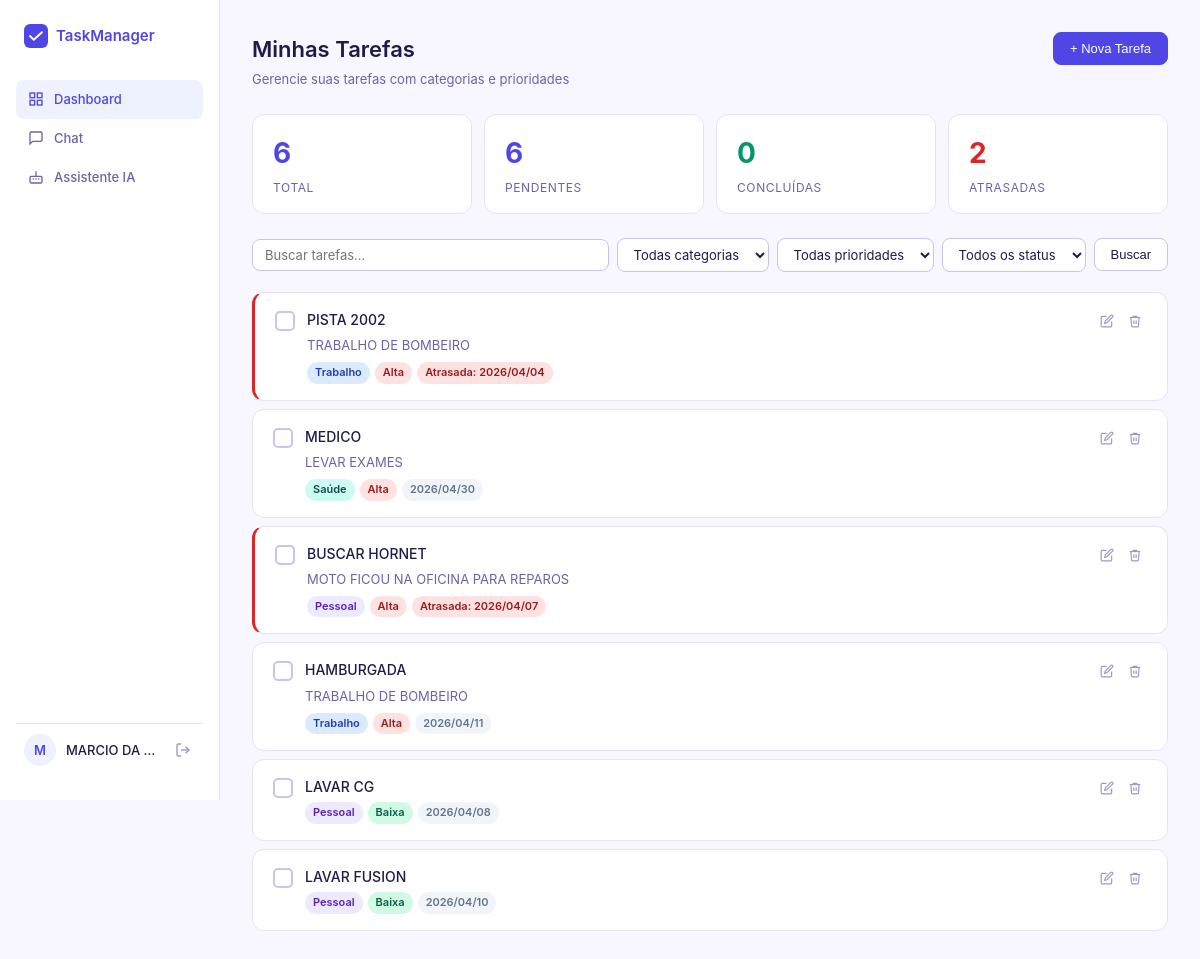
The app's page /dashboard (signed in) with its own data.
### tables this page shows
CREATE TABLE tasks (
                id INTEGER PRIMARY KEY AUTOINCREMENT,
                user_id INTEGER NOT NULL,
                title TEXT NOT NULL,
                description TEXT,
                category TEXT DEFAULT "Outros",
                priority TEXT DEFAULT "Média",
                due_date TEXT,
                done INTEGER DEFAULT 0,
                created_at TIMESTAMP DEFAULT CURRENT_TIMESTAMP,
                FOREIGN KEY (user_id) REFERENCES users(id)
            );

### app.py (the view)
@app.route('/dashboard')
@login_required
def dashboard():
    db = get_db()
    uid = session['user_id']
    cat    = request.args.get('cat', '')
    pri    = request.args.get('pri', '')
    status = request.args.get('status', '')
    q      = request.args.get('q', '')
    query  = 'SELECT * FROM tasks WHERE user_id = ?'
    params = [uid]
    if cat:    query += ' AND category = ?';  params.append(cat)
    if pri:    query += ' AND priority = ?';  params.append(pri)
    if status == 'done':    query += ' AND done = 1'
    elif status == 'pending': query += ' AND done = 0'
    if q:      query += ' AND (title LIKE ? OR description LIKE ?)'; params += [f'%{q}%', f'%{q}%']
    query += ' ORDER BY done ASC, CASE priority WHEN "Alta" THEN 1 WHEN "Média" THEN 2 ELSE 3 END, created_at DESC'
    tasks = db.execute(query, params).fetchall()
    all_tasks = db.execute('SELECT * FROM tasks WHERE user_id = ?', (uid,)).fetchall()
    today = datetime.today().strftime('%Y-%m-%d')
    stats = {
        'total':   len(all_tasks),
        'pending': sum(1 for t in all_tasks if not t['done']),
        'done':    sum(1 for t in all_tasks if t['done']),
        'overdue': sum(1 for t in all_tasks if not t['done'] and t['due_date'] and t['due_date'] < today),
    }
    return render_template('dashboard.html', tasks=tasks, stats=stats,
                           today=today, filters={'cat': cat, 'pri': pri, 'status': status, 'q': q})

### app.py (called while the page is built)
def get_db():
    conn = sqlite3.connect(DB)
    conn.row_factory = sqlite3.Row
    return conn

def login_required(f):
    @wraps(f)
    def decorated(*args, **kwargs):
        if 'user_id' not in session:
            return redirect(url_for('login'))
        return f(*args, **kwargs)
    return decorated

### templates/dashboard.html (shortened to what this page needs)
{% extends 'base.html' %}
{% block content %}
<div class="layout">
  <aside class="sidebar">
    <div class="sidebar-logo">
      <svg width="24" height="24" viewBox="0 0 32 32" fill="none">
        <rect width="32" height="32" rx="8" fill="#4F46E5"/>
        <path d="M8 16l5 5 11-10" stroke="white" stroke-width="2.5" stroke-linecap="round" stroke-linejoin="round"/>
      </svg>
      <span>TaskManager</span>
    </div>
    <nav class="sidebar-nav">
      <a href="{{ url_for('dashboard') }}" class="nav-link active">
        <svg width="16" height="16" viewBox="0 0 24 24" fill="none" stroke="currentColor" stroke-width="2"><rect x="3" y="3" width="7" height="7"/><rect x="14" y="3" width="7" height="7"/><rect x="14" y="14" width="7" height="7"/><rect x="3" y="14" width="7" height="7"/></svg>
        Dashboard
      </a>
      <a href="{{ url_for('chat') }}" class="nav-link">
        <svg width="16" height="16" viewBox="0 0 24 24" fill="none" stroke="currentColor" stroke-width="2"><path d="M21 15a2 2 0 01-2 2H7l-4 4V5a2 2 0 012-2h14a2 2 0 012 2z"/></svg>
        Chat
      </a>
      <a href="{{ url_for('bot') }}" class="nav-link">
        Assistente IA
      </a>
    </nav>
    <div class="sidebar-user">
      <div class="user-avatar">{{ session['user_name'][0].upper() }}</div>
      <div class="user-info">
        <span class="user-name">{{ session['user_name'] }}</span>
      </div>
      <a href="{{ url_for('logout') }}" class="logout-btn" title="Sair">
        <svg width="16" height="16" viewBox="0 0 24 24" fill="none" stroke="currentColor" stroke-width="2"><path d="M9 21H5a2 2 0 01-2-2V5a2 2 0 012-2h4"/><polyline points="16 17 21 12 16 7"/><line x1="21" y1="12" x2="9" y2="12"/></svg>
      </a>
    </div>
  </aside>
  <main class="main">
    <div class="page-header">
      <div>
        <h1>Minhas Tarefas</h1>
        <p class="page-sub">Gerencie suas tarefas com categorias e prioridades</p>
      </div>
      <button class="btn btn-primary" onclick="openModal('createModal')">
        + Nova Tarefa
      </button>
    </div>
    <div class="stats-grid">
      <div class="stat-card">
        <div class="stat-number">{{ stats.total }}</div>
        <div class="stat-label">Total</div>
      </div>
      <div class="stat-card">
        <div class="stat-number">{{ stats.pending }}</div>
        <div class="stat-label">Pendentes</div>
      </div>
      <div class="stat-card">
        <div class="stat-number stat-success">{{ stats.done }}</div>
        <div class="stat-label">Concluídas</div>
      </div>
      <div class="stat-card">
        <div class="stat-number stat-danger">{{ stats.overdue }}</div>
        <div class="stat-label">Atrasadas</div>
      </div>
    </div>
    <form class="filters-bar" method="GET" action="{{ url_for('dashboard') }}">
      <input class="filter-input" type="text" name="q" placeholder="Buscar tarefas..." value="{{ filters.q }}">
      <select class="filter-select" name="cat" onchange="this.form.submit()">
        <option value="">Todas categorias</option>
      </select>
      <select class="filter-select" name="pri" onchange="this.form.submit()">
        <option value="">Todas prioridades</option>
      </select>
      <select class="filter-select" name="status" onchange="this.form.submit()">
        <option value="">Todos os status</option>
      </select>
      <button type="submit" class="btn">Buscar</button>
    </form>
    <div class="tasks-list">
      {% if tasks %}
        {% for task in tasks %}
        <div class="task-card {% if task.done %}task-done{% endif %} {% if not task.done and task.due_date and task.due_date < today %}task-overdue{% endif %}">
          <form method="POST" action="{{ url_for('toggle_task', task_id=task.id) }}" class="toggle-form">
            <button type="submit" class="check-btn {% if task.done %}checked{% endif %}">
            </button>
          </form>
          <div class="task-body">
            <div class="task-title">{{ task.title }}</div>
            {% if task.description %}
            <div class="task-desc">{{ task.description }}</div>
            {% endif %}
            <div class="task-meta">
              <span class="badge badge-cat-{{ task.category | lower | replace('ú','u') | replace('é','e') }}">{{ task.category }}</span>
              <span class="badge badge-pri-{{ task.priority | lower | replace('é','e') }}">{{ task.priority }}</span>
              {% if task.due_date %}
              <span class="badge badge-date {% if not task.done and task.due_date < today %}badge-overdue{% endif %}">
                {% if not task.done and task.due_date < today %}Atrasada: {% endif %}
                {{ task.due_date | replace('-', '/') }}
              </span>
              {% endif %}
            </div>
          </div>
          <div class="task-actions">
            <a href="{{ url_for('edit_task', task_id=task.id) }}" class="action-btn" title="Editar">
              <svg width="14" height="14" viewBox="0 0 24 24" fill="none" stroke="currentColor" stroke-width="2"><path d="M11 4H4a2 2 0 00-2 2v14a2 2 0 002 2h14a2 2 0 002-2v-7"/><path d="M18.5 2.5a2.121 2.121 0 013 3L12 15l-4 1 1-4 9.5-9.5z"/></svg>
            </a>
            <form method="POST" action="{{ url_for('delete_task', task_id=task.id) }}" onsubmit="return confirm('Excluir esta tarefa?')">
              <button type="submit" class="action-btn action-danger" title="Excluir">
                <svg width="14" height="14" viewBox="0 0 24 24" fill="none" stroke="currentColor" stroke-width="2"><polyline points="3 6 5 6 21 6"/><path d="M19 6l-1 14a2 2 0 01-2 2H8a2 2 0 01-2-2L5 6"/><path d="M10 11v6M14 11v6"/><path d="M9 6V4h6v2"/></svg>
              </button>
            </form>
          </div>
        </div>
        {% endfor %}
      {% endif %}
    </div>
  </main>
</div>
{% endblock %}

### templates/base.html (shortened to what this page needs)
<!DOCTYPE html>
<html lang="pt-BR">
<head>
  <link rel="stylesheet" href="{{ url_for('static', filename='css/style.css') }}">
</head>
<body>
  {% block content %}{% endblock %}
</body>
</html>

### records on screen
tasks: done 0 (drawn), title "PISTA 2002", description "TRABALHO DE BOMBEIRO", category "Trabalho", priority "Alta", shows "Atrasada:", due_date "2026/04/04"
tasks: done 0 (drawn), title "MEDICO", description "LEVAR EXAMES", category "Saúde", priority "Alta", due_date "2026/04/30"
tasks: done 0 (drawn), title "BUSCAR HORNET", description "MOTO FICOU NA OFICINA PARA REPAROS", category "Pessoal", priority "Alta", shows "Atrasada:", due_date "2026/04/07"
tasks: done 0 (drawn), title "HAMBURGADA", description "TRABALHO DE BOMBEIRO", category "Trabalho", priority "Alta", due_date "2026/04/11"
tasks: done 0 (drawn), title "LAVAR CG", category "Pessoal", priority "Baixa", due_date "2026/04/08"
tasks: done 0 (drawn), title "LAVAR FUSION", category "Pessoal", priority "Baixa", due_date "2026/04/10"

### other values on screen
{{ session['user_name'][0].upper() }} "M"
{{ session['user_name'] }} "MARCIO DA…"
{{ stats.total }} "6"
{{ stats.pending }} "6"
{{ stats.done }} "0"
{{ stats.overdue }} "2"
